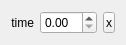
<?xml version="1.0" encoding="UTF-8"?>
<ui version="4.0">
 <class>GenomeVectorListModelItemEditor</class>
 <widget class="QWidget" name="GenomeVectorListModelItemEditor">
  <property name="geometry">
   <rect>
    <x>0</x>
    <y>0</y>
    <width>126</width>
    <height>36</height>
   </rect>
  </property>
  <property name="windowTitle">
   <string>Form</string>
  </property>
  <property name="autoFillBackground">
   <bool>true</bool>
  </property>
  <layout class="QHBoxLayout" name="horizontalLayout">
   <item>
    <widget class="QLabel" name="label_26">
     <property name="toolTip">
      <string>temporal position of this genome in the animation sequence</string>
     </property>
     <property name="text">
      <string>time</string>
     </property>
     <property name="alignment">
      <set>Qt::AlignRight|Qt::AlignTrailing|Qt::AlignVCenter</set>
     </property>
    </widget>
   </item>
   <item>
    <widget class="DoubleValueEditor" name="m_timeLineEdit">
     <property name="decimals">
      <number>2</number>
     </property>
     <property name="minimum">
      <double>0.000000000000000</double>
     </property>
     <property name="maximum">
      <double>99.989999999999995</double>
     </property>
     <property name="singleStep">
      <double>0.100000000000000</double>
     </property>
    </widget>
   </item>
   <item>
    <widget class="QToolButton" name="m_closeButton">
     <property name="sizePolicy">
      <sizepolicy hsizetype="Maximum" vsizetype="Maximum">
       <horstretch>0</horstretch>
       <verstretch>0</verstretch>
      </sizepolicy>
     </property>
     <property name="minimumSize">
      <size>
       <width>4</width>
       <height>4</height>
      </size>
     </property>
     <property name="text">
      <string>x</string>
     </property>
     <property name="icon">
      <iconset resource="../qosmic.qrc">
       <normaloff>:/icons/silk/bullet_black.xpm</normaloff>:/icons/silk/bullet_black.xpm</iconset>
     </property>
    </widget>
   </item>
  </layout>
 </widget>
 <customwidgets>
  <customwidget>
   <class>DoubleValueEditor</class>
   <extends>QDoubleSpinBox</extends>
   <header>doublevalueeditor.h</header>
  </customwidget>
 </customwidgets>
 <resources>
  <include location="../qosmic.qrc"/>
 </resources>
 <connections/>
</ui>
